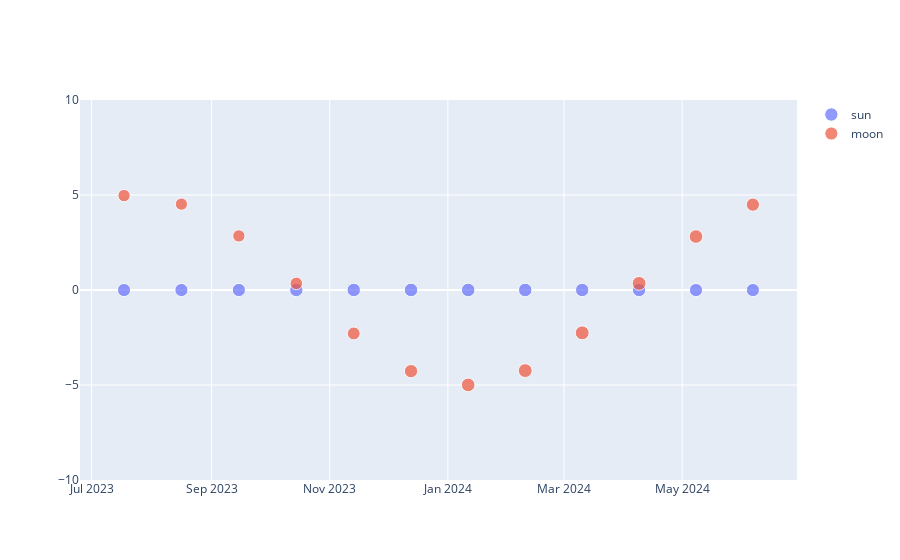

Notebook source saved alongside this figure:
### Code cell
fig = go.Figure()
fig.update_layout(dict(height=500), yaxis_range=[-10, 10])
fig.add_trace(go.Scatter(y=e_lat_sun.degrees, x=news.utc_datetime(), mode='markers', name="sun"))
fig.add_trace(go.Scatter(y=e_lat_moon.degrees, x=news.utc_datetime(), mode='markers', name="moon"))
fig.update_traces(marker=dict(size=ang_sun*25), selector=dict(name="sun"))
fig.update_traces(marker=dict(size=ang_moon*25), selector=dict(name="moon"))


fig.show()
